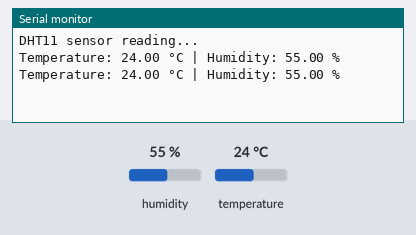
The sketch below on a simulated ESP8266 (NodeMCU). Parts: the last lines printed to the serial monitor. Inputs (shaded band) come from the test bench; at power-on: humidity 55 %, temperature 24 °C.

Above: at 4.8 s.
4.9 s: humidity set to 22 %
At 7.5 s:
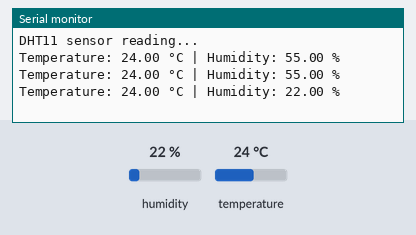
7.9 s: temperature set to 12 °C
At 8.7 s:
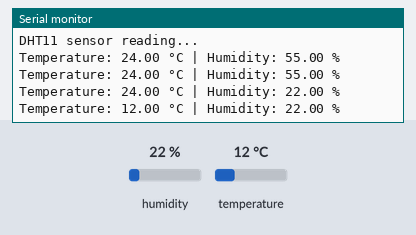
10.9 s: humidity set to 40 %
At 13.5 s:
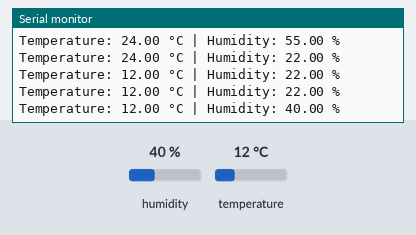
Timing chart, 0 to 15.0 s (numbered marks = the images above; inputs shaded):
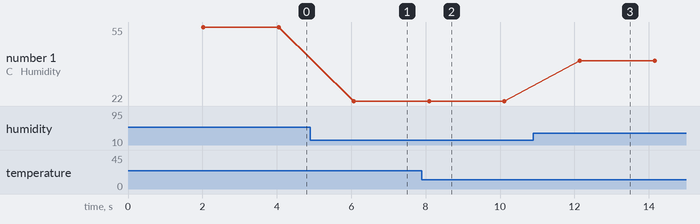

The sketch:

DHT11.ino
```cpp
#include <DHT.h>

// Define DHT pin and type
#define DHTPIN D4        // D4 on NodeMCU is GPIO2
#define DHTTYPE DHT11    // DHT 11

// Initialize DHT sensor
DHT dht(DHTPIN, DHTTYPE);

void setup() {
  Serial.begin(9600);
  dht.begin();
  Serial.println("DHT11 sensor reading...");
}

void loop() {
  // Wait a few seconds between measurements
  delay(2000);

  // Read temperature as Celsius
  float temp = dht.readTemperature();
  // Read humidity
  float hum = dht.readHumidity();

  // Check if readings are valid
  if (isnan(temp) || isnan(hum)) {
    Serial.println("Failed to read from DHT sensor!");
    return;
  }

  // Print values to Serial Monitor
  Serial.print("Temperature: ");
  Serial.print(temp);
  Serial.print(" °C | Humidity: ");
  Serial.print(hum);
  Serial.println(" %");
}
```

Measured:
- after the input at 4.9 s, the serial monitor: prints a new line after 1.2 s (image 1)
- after the input at 7.9 s, the serial monitor: prints a new line after 0.19 s (image 2)
- after the input at 10.9 s, the serial monitor: prints a new line after 1.2 s (image 3)
- plotted number 1: 55 → 22 after the input at 4.9 s, 22 → 40 after the input at 10.9 s
